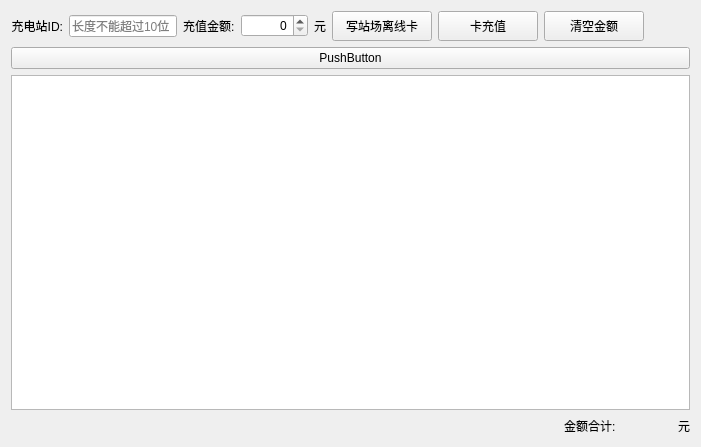
<?xml version="1.0" encoding="UTF-8"?>
<ui version="4.0">
 <class>StationOfflineWidget</class>
 <widget class="QWidget" name="StationOfflineWidget">
  <property name="geometry">
   <rect>
    <x>0</x>
    <y>0</y>
    <width>701</width>
    <height>447</height>
   </rect>
  </property>
  <property name="windowTitle">
   <string>Form</string>
  </property>
  <layout class="QVBoxLayout" name="verticalLayout">
   <item>
    <layout class="QHBoxLayout" name="horizontalLayout">
     <item>
      <widget class="QLabel" name="label">
       <property name="text">
        <string>充电站ID:</string>
       </property>
       <property name="alignment">
        <set>Qt::AlignRight|Qt::AlignTrailing|Qt::AlignVCenter</set>
       </property>
      </widget>
     </item>
     <item>
      <widget class="QLineEdit" name="lineEditStationID">
       <property name="maximumSize">
        <size>
         <width>120</width>
         <height>16777215</height>
        </size>
       </property>
       <property name="maxLength">
        <number>10</number>
       </property>
       <property name="placeholderText">
        <string>长度不能超过10位</string>
       </property>
      </widget>
     </item>
     <item>
      <widget class="QLabel" name="label_3">
       <property name="text">
        <string>充值金额:</string>
       </property>
      </widget>
     </item>
     <item>
      <widget class="QSpinBox" name="spinBoxMoney">
       <property name="alignment">
        <set>Qt::AlignRight|Qt::AlignTrailing|Qt::AlignVCenter</set>
       </property>
       <property name="maximum">
        <number>999999</number>
       </property>
      </widget>
     </item>
     <item>
      <widget class="QLabel" name="label_4">
       <property name="text">
        <string>元</string>
       </property>
      </widget>
     </item>
     <item>
      <widget class="QPushButton" name="stOfflineButton">
       <property name="minimumSize">
        <size>
         <width>100</width>
         <height>30</height>
        </size>
       </property>
       <property name="text">
        <string>写站场离线卡</string>
       </property>
      </widget>
     </item>
     <item>
      <widget class="QPushButton" name="pushButton_2">
       <property name="minimumSize">
        <size>
         <width>100</width>
         <height>30</height>
        </size>
       </property>
       <property name="text">
        <string>卡充值</string>
       </property>
      </widget>
     </item>
     <item>
      <widget class="QPushButton" name="clearMoneyButton">
       <property name="minimumSize">
        <size>
         <width>100</width>
         <height>30</height>
        </size>
       </property>
       <property name="text">
        <string>清空金额</string>
       </property>
      </widget>
     </item>
     <item>
      <spacer name="horizontalSpacer">
       <property name="orientation">
        <enum>Qt::Horizontal</enum>
       </property>
       <property name="sizeHint" stdset="0">
        <size>
         <width>40</width>
         <height>20</height>
        </size>
       </property>
      </spacer>
     </item>
    </layout>
   </item>
   <item>
    <widget class="QPushButton" name="pushButton">
     <property name="text">
      <string>PushButton</string>
     </property>
    </widget>
   </item>
   <item>
    <widget class="QTableView" name="stOfflineTableView"/>
   </item>
   <item>
    <layout class="QHBoxLayout" name="horizontalLayout_2">
     <item>
      <spacer name="horizontalSpacer_2">
       <property name="orientation">
        <enum>Qt::Horizontal</enum>
       </property>
       <property name="sizeHint" stdset="0">
        <size>
         <width>40</width>
         <height>20</height>
        </size>
       </property>
      </spacer>
     </item>
     <item>
      <widget class="QLabel" name="label_5">
       <property name="text">
        <string>金额合计:</string>
       </property>
      </widget>
     </item>
     <item>
      <widget class="QLabel" name="label_money">
       <property name="minimumSize">
        <size>
         <width>50</width>
         <height>0</height>
        </size>
       </property>
       <property name="styleSheet">
        <string notr="true">color:rgb(0, 0, 255)</string>
       </property>
       <property name="text">
        <string/>
       </property>
       <property name="alignment">
        <set>Qt::AlignCenter</set>
       </property>
      </widget>
     </item>
     <item>
      <widget class="QLabel" name="label_6">
       <property name="text">
        <string>元</string>
       </property>
      </widget>
     </item>
    </layout>
   </item>
  </layout>
 </widget>
 <resources/>
 <connections/>
</ui>
